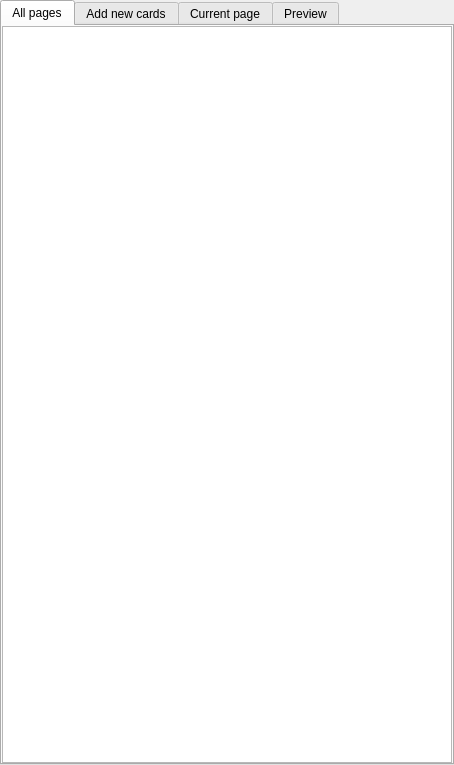
<?xml version="1.0" encoding="UTF-8"?>
<ui version="4.0">
 <class>TabbedCentralWidget</class>
 <widget class="QWidget" name="TabbedCentralWidget">
  <property name="geometry">
   <rect>
    <x>0</x>
    <y>0</y>
    <width>454</width>
    <height>765</height>
   </rect>
  </property>
  <layout class="QGridLayout" name="gridLayout">
   <property name="leftMargin">
    <number>0</number>
   </property>
   <property name="topMargin">
    <number>0</number>
   </property>
   <property name="rightMargin">
    <number>0</number>
   </property>
   <property name="bottomMargin">
    <number>0</number>
   </property>
   <item row="4" column="0" rowspan="2" colspan="2">
    <widget class="QTabWidget" name="tab_widget">
     <property name="currentIndex">
      <number>0</number>
     </property>
     <widget class="QListView" name="document_view">
      <attribute name="title">
       <string>All pages</string>
      </attribute>
     </widget>
     <widget class="VerticalAddCardWidget" name="add_card_widget">
      <attribute name="title">
       <string>Add new cards</string>
      </attribute>
     </widget>
     <widget class="QWidget" name="tab">
      <attribute name="title">
       <string>Current page</string>
      </attribute>
      <layout class="QVBoxLayout" name="verticalLayout">
       <property name="leftMargin">
        <number>0</number>
       </property>
       <property name="topMargin">
        <number>0</number>
       </property>
       <property name="rightMargin">
        <number>0</number>
       </property>
       <property name="bottomMargin">
        <number>0</number>
       </property>
       <item>
        <widget class="PageCardTableView" name="page_card_table_view">
         <property name="sizePolicy">
          <sizepolicy hsizetype="Expanding" vsizetype="Expanding">
           <horstretch>5</horstretch>
           <verstretch>10</verstretch>
          </sizepolicy>
         </property>
         <property name="contextMenuPolicy">
          <enum>Qt::CustomContextMenu</enum>
         </property>
         <property name="lineWidth">
          <number>0</number>
         </property>
         <property name="alternatingRowColors">
          <bool>true</bool>
         </property>
         <property name="selectionMode">
          <enum>QAbstractItemView::MultiSelection</enum>
         </property>
         <property name="selectionBehavior">
          <enum>QAbstractItemView::SelectRows</enum>
         </property>
         <attribute name="verticalHeaderVisible">
          <bool>false</bool>
         </attribute>
        </widget>
       </item>
       <item>
        <widget class="QPushButton" name="delete_selected_images_button">
         <property name="enabled">
          <bool>false</bool>
         </property>
         <property name="text">
          <string>Remove selected</string>
         </property>
         <property name="icon">
          <iconset theme="edit-delete"/>
         </property>
        </widget>
       </item>
      </layout>
     </widget>
     <widget class="PageRenderer" name="page_renderer">
      <attribute name="title">
       <string>Preview</string>
      </attribute>
     </widget>
    </widget>
   </item>
  </layout>
 </widget>
 <customwidgets>
  <customwidget>
   <class>VerticalAddCardWidget</class>
   <extends>QWidget</extends>
   <header>mtg_proxy_printer.ui.add_card</header>
   <container>1</container>
  </customwidget>
  <customwidget>
   <class>PageRenderer</class>
   <extends>QGraphicsView</extends>
   <header>mtg_proxy_printer.ui.page_renderer</header>
   <slots>
    <slot>on_resize_event_triggered()</slot>
   </slots>
  </customwidget>
  <customwidget>
   <class>PageCardTableView</class>
   <extends>QTableView</extends>
   <header>mtg_proxy_printer.ui.page_card_table_view</header>
   <slots>
   </slots>
  </customwidget>
 </customwidgets>
 <resources/>
 <connections/>
</ui>
